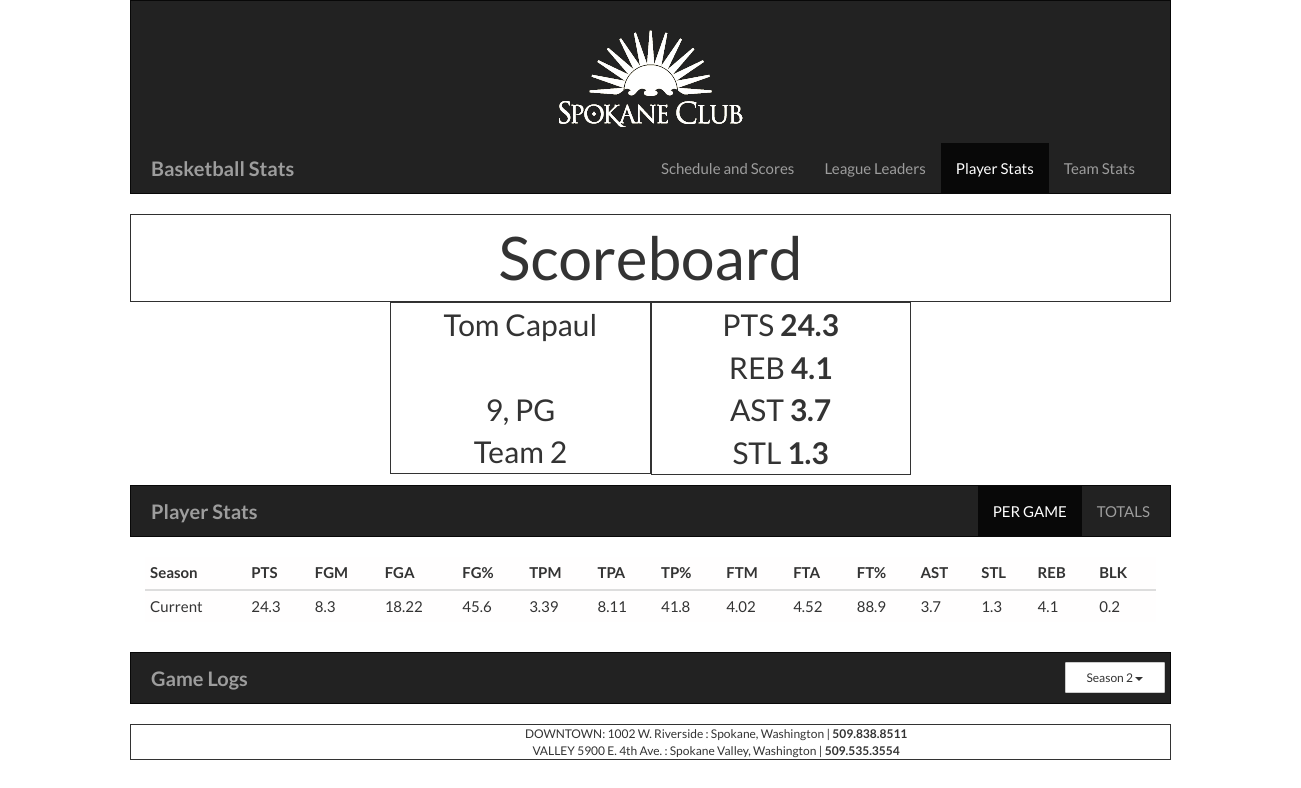
/player_indi_stats.php?id=1, run on the app's committed database.
### tables this page shows
CREATE TABLE "Player_Info" (
	`Player_ID`	INTEGER NOT NULL UNIQUE,
	`First_Name`	TEXT,
	`Last_Name`	TEXT,
	`Number`	INTEGER,
	`Position`	TEXT,
	`Team`	INTEGER,
	PRIMARY KEY(Player_ID)
);

CREATE TABLE "Player_Stats" (
	`Player_ID`	INTEGER NOT NULL UNIQUE,
	`First_Name`	TEXT,
	`Last_Name`	TEXT,
	`Games_Played`	REAL,
	`Points`	REAL,
	`FGM`	REAL,
	`FGA`	REAL,
	`TPM`	REAL,
	`TPA`	REAL,
	`FTM`	REAL,
	`FTA`	REAL,
	`Assists`	REAL,
	`Steals`	REAL,
	`Rebounds`	REAL,
	`Blocks`	REAL,
	PRIMARY KEY(Player_ID)
);

### HTML/assets/php/player_indi_stats_query.php (the view, shortened to what this page needs)
<?php
	$id  = (int)$_GET["id"];
	$db = new PDO('sqlite:assets/db/ewuscbb.db');
	$playerinfo = $db->query('select * from Player_Info where Player_ID = '.$id);
	$seasonoverview = $db->query('select  round(Points/Games_Played,1) as points, round(Assists/Games_Played,1) as assists, round(Rebounds/Games_Played,1) as rebounds, round(Steals/Games_Played,1) as steals from Player_Stats where Player_ID = '.$id);
	$seasonavgs = $db->query('select Games_Played, round(Points/Games_Played,1) as points, round(FGM*1.0/Games_Played,2) as fgm, round(FGA*1.0/Games_Played,2) as fga, round(TPM*1.0/Games_Played,2) as tpm, round(TPA*1.0/Games_Played,2) as tpa, round(FTM/Games_Played,2) as ftm, round(FTA/Games_Played,2) as fta, round(Assists/Games_Played,1) as assists, round(Steals/Games_Played,1) as steals, round(Rebounds/Games_Played,1) as rebounds, round(Blocks/Games_Played,1) as blocks from Player_Stats where Player_ID = '.$id);
	function getPlayerInfo(){
		try
		  {
		  	global $playerinfo;
		    foreach($playerinfo as $row)
		    {
		     print "<div class='row'>".$row['First_Name']." ".$row['Last_Name']."</div>
     				<div class='row top-buffer'>".$row['Number'].", ".$row['Position']."</div>
     				<div class='row'>Team ".$row['Team']."</div>";
		    }
		  }
		  catch(PDOException $e)
		  {
		    print 'Exception : '.$e->getMessage();
		  }
	}
	function getSeasonOverview(){
	try
	  {
	  	global $seasonoverview;
	    foreach($seasonoverview as $row)
	    {
	    	print "<div class='row'>PTS <b>".$row['points']."</b></div>
     				<div class='row'>REB <b>".$row['rebounds']."</b></div>
     				<div class='row'>AST <b>".$row['assists']."</b></div>
     				<div class='row'>STL <b>".$row['steals']."</b></div>";
	    }
	  }
	  catch(PDOException $e)
	  {
	    print 'Exception : '.$e->getMessage();
	  }
	}
		function getPerGame(){
		try
		  {
		  	global $seasonavgs;
		    foreach($seasonavgs as $row)
		    {
		      $fgpct = 0.0;
		      $tppct = 0.0;
		      $ftpct = 0.0;
		      if($row['fga']!=0)
		      	$fgpct = round($row['fgm']/$row['fga'],3)*100;
		      if($row['tpa']!=0)
		      	$tppct = round($row['tpm']/$row['tpa'],3)*100;
		      if($row['fta']!=0)
		     	 $ftpct = round($row['ftm']/$row['fta'],3)*100;
		      print "<tr><td> Current </td>";
		      print "<td>".$row['points']."</td>";
		      print "<td>".$row['fgm']."</td>";
		      print "<td>".$row['fga']."</td>";
		      print "<td>".$fgpct."</td>";
		      print "<td>".$row['tpm']."</td>";
		      print "<td>".$row['tpa']."</td>";
		      print "<td>".$tppct."</td>";
		      print "<td>".$row['ftm']."</td>";
		      print "<td>".$row['fta']."</td>";
		      print "<td>".$ftpct."</td>";
		      print "<td>".$row['assists']."</td>";
		      print "<td>".$row['steals']."</td>";
		      print "<td>".$row['rebounds']."</td>";
		      print "<td>".$row['blocks']."</td></tr>";
		    }
		  }
		  catch(PDOException $e)
		  {
		    print 'Exception : '.$e->getMessage();
		  }
	}
?>

### HTML/assets/css/main.css (style rules this page uses)
body { font-family:'Lato',sans-serif; font-weight:400; font-size:15; -webkit-font-smoothing: antialiased; -webkit-overflow-scrolling: touch; }
@media (min-width:840px) { body { padding-left: 6%; padding-right:6%; } }
@media (min-width:992px) { body { padding-left: 8%; padding-right:8%; } }
@media (min-width:1200px) { body { padding-left: 10%; padding-right:10%; } }

### HTML/assets/css/individualstats.css (style rules this page uses)
.top-buffer { padding-top:42px; }

### data on the page
player_info: First_Name "Tom", Last_Name "Capaul", Number "9", Position "PG", Team "2"
player_stats: points "24.3", fgm "8.3", fga "18.22", fgpct "45.6", tpm "3.39", tpa "8.11", tppct "41.8", ftm "4.02", fta "4.52", ftpct "88.9", assists "3.7", steals "1.3", rebounds "4.1", blocks "0.2"

### other printed values
$row['points'] "24.3"
$row['rebounds'] "4.1"
$row['assists'] "3.7"
$row['steals'] "1.3"
